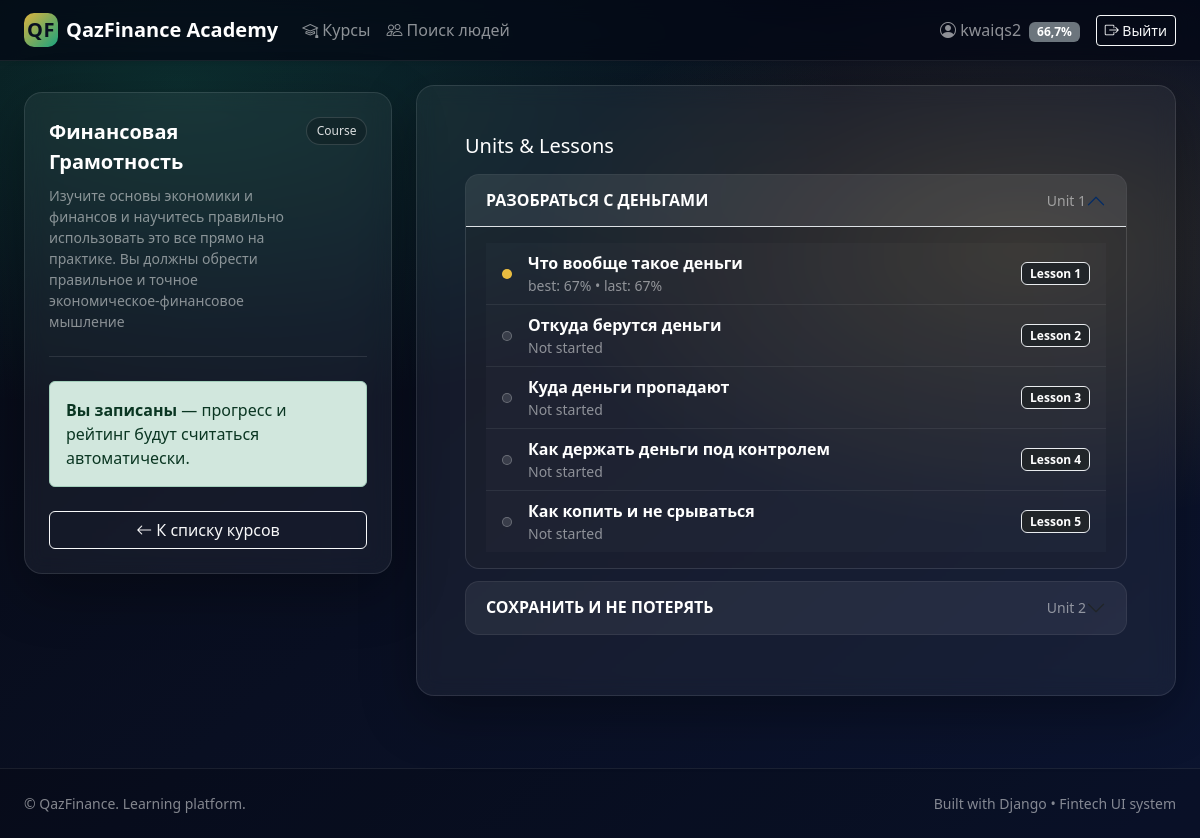
Page /academy/course/finance/ (signed in) on the committed database.
### accounts/models.py (models this page shows, shortened)
class User(AbstractBaseUser, PermissionsMixin):
    email = models.EmailField(unique=True)
    full_name = models.CharField(max_length=255)
    nickname = models.CharField(max_length=64, unique=True)
    age = models.PositiveIntegerField(null=True, blank=True)
    school = models.CharField(max_length=255, blank=True)
    country = models.CharField(max_length=128, blank=True)
    city = models.CharField(max_length=128, blank=True)
    rating = models.FloatField(default=0.0)
    email_verified = models.BooleanField(default=False)
    is_active = models.BooleanField(default=True)
    is_staff = models.BooleanField(default=False)
    date_joined = models.DateTimeField(default=timezone.now)
    objects = UserManager()
    USERNAME_FIELD = "email"
    REQUIRED_FIELDS = ["full_name", "nickname"]

### academy/models.py (models this page shows, shortened)
class Course(models.Model):
    title = models.CharField(max_length=255)
    slug = models.SlugField(unique=True)
    description = models.TextField(blank=True)
    is_published = models.BooleanField(default=True)

class Unit(models.Model):
    course = models.ForeignKey(Course, on_delete=models.CASCADE, related_name="units")
    title = models.CharField(max_length=255)
    order = models.PositiveIntegerField(default=1)
    class Meta:
        ordering = ["order", "id"]
        unique_together = [("course", "order")]

class Lesson(models.Model):
    unit = models.ForeignKey(Unit, on_delete=models.CASCADE, related_name="lessons")
    title = models.CharField(max_length=255)
    order = models.PositiveIntegerField(default=1)
    objectives = models.TextField(blank=True, help_text="Можно использовать базовый HTML")
    theory = models.TextField(blank=True, help_text="Можно использовать базовый HTML")
    numbers = models.TextField(blank=True, help_text="Опционально: формулы/цифры/опоры (HTML допускается)")
    case = models.TextField(blank=True, help_text="Кейс (HTML допускается)")
    summary = models.TextField(blank=True, help_text="Итоги (HTML допускается)")
    class Meta:
        ordering = ["order", "id"]
        unique_together = [("unit", "order")]

class LessonProgress(models.Model):
    user = models.ForeignKey(settings.AUTH_USER_MODEL, on_delete=models.CASCADE, related_name="lesson_progress")
    lesson = models.ForeignKey(Lesson, on_delete=models.CASCADE, related_name="progress_records")
    best_score = models.FloatField(default=0.0)
    last_score = models.FloatField(default=0.0)
    completed = models.BooleanField(default=False)
    updated_at = models.DateTimeField(auto_now=True)
    class Meta:
        unique_together = [("user", "lesson")]

### academy/views.py (the view)
# urls.py: path("course/<slug:slug>/", views.course_detail_view, name="course_detail"),
@verified_required
def course_detail_view(request, slug: str):
    course = get_object_or_404(Course, slug=slug, is_published=True)
    units = Unit.objects.filter(course=course).prefetch_related("lessons").order_by("order")
    enrolled = Enrollment.objects.filter(user=request.user, course=course).exists()
    progress_map = {
        p.lesson_id: p for p in LessonProgress.objects.filter(user=request.user, lesson__unit__course=course)
    }
    return render(request, "academy/course_detail.html", {
        "course": course,
        "units": units,
        "enrolled": enrolled,
        "progress_map": progress_map,
    })

### academy/templatetags/academy_extras.py (called while the page is built)
@register.filter
def get_item(d, key):
    try:
        return d.get(str(key)) or d.get(int(key))
    except Exception:
        return None

### templates/academy/course_detail.html (shortened to what this page needs)
{% extends "base.html" %}
{% load academy_extras %}
{% block content %}
<div class="row g-4">
  <div class="col-lg-4">
    <div class="glass-card p-4 sticky-lg-top" style="top: 92px;">
      <div class="d-flex align-items-start justify-content-between gap-2">
        <div>
          <div class="text-white fw-bold fs-5">{{ course.title }}</div>
          <div class="text-white-50 small mt-2">{{ course.description|default:"Описание не добавлено." }}</div>
        </div>
        <span class="tag">Course</span>
      </div>
      <div class="divider my-4"></div>
      {% if enrolled %}
        <div class="alert alert-success mb-0">
          <b>Вы записаны</b> — прогресс и рейтинг будут считаться автоматически.
        </div>
      {% else %}
        <p class="text-white-50">Запишитесь, чтобы открыть уроки и отслеживать прогресс.</p>
        <a class="btn btn-gold w-100" href="/academy/course/{{ course.slug }}/enroll/"><i class="bi bi-check2-circle"></i> Записаться на курс</a>
      {% endif %}
      <div class="mt-4">
        <a class="btn btn-outline-light w-100" href="/academy/"><i class="bi bi-arrow-left"></i> К списку курсов</a>
      </div>
    </div>
  </div>
  <div class="col-lg-8">
    <div class="glass-card p-4 p-lg-5">
      <h2 class="h5 text-white mb-3">Units & Lessons</h2>
      <div class="accordion accordion-dark" id="unitsAcc">
        {% for u in units %}
          <div class="accordion-item">
            <h2 class="accordion-header" id="h{{ u.id }}">
              <button class="accordion-button {% if not forloop.first %}collapsed{% endif %}" type="button" data-bs-toggle="collapse" data-bs-target="#c{{ u.id }}">
                <div class="w-100 d-flex justify-content-between align-items-center">
                  <span class="fw-semibold">{{ u.title }}</span>
                  <span class="text-white-50 small">Unit {{ u.order }}</span>
                </div>
              </button>
            </h2>
            <div id="c{{ u.id }}" class="accordion-collapse collapse {% if forloop.first %}show{% endif %}" data-bs-parent="#unitsAcc">
              <div class="accordion-body">
                <div class="list-group list-group-flush">
                  {% for l in u.lessons.all %}
                    {% with p=progress_map|get_item:l.id %}
                    <a class="lesson-row list-group-item list-group-item-action d-flex align-items-center justify-content-between"
                       href="{% if enrolled %}/academy/course/{{ course.slug }}/lesson/{{ l.id }}/{% else %}#{% endif %}">
                      <div class="d-flex align-items-center gap-3">
                        <span class="lesson-dot {% if p and p.completed %}done{% elif p %}mid{% else %}none{% endif %}"></span>
                        <div>
                          <div class="fw-semibold text-white">{{ l.title }}</div>
                          <div class="text-white-50 small">
                            {% if p %}
                              best: {{ p.best_score|floatformat:0 }}% • last: {{ p.last_score|floatformat:0 }}%
                            {% else %}
                              Not started
                            {% endif %}
                          </div>
                        </div>
                      </div>
                      <span class="badge text-bg-dark border border-light-subtle">Lesson {{ l.order }}</span>
                    </a>
                    {% endwith %}
                  {% endfor %}
                </div>
              </div>
            </div>
          </div>
        {% endfor %}
      </div>
    </div>
  </div>
</div>
{% endblock %}

### templates/base.html (shortened to what this page needs)
<!doctype html>
<html lang="ru">
<head>
  <link href="https://cdn.jsdelivr.net/npm/bootstrap@5.3.3/dist/css/bootstrap.min.css" rel="stylesheet">
  <link href="https://cdn.jsdelivr.net/npm/bootstrap-icons@1.11.3/font/bootstrap-icons.css" rel="stylesheet">
  <link href="/static/css/app.css" rel="stylesheet">
</head>
<body class="app-bg">
<nav class="navbar navbar-expand-lg navbar-dark app-nav shadow-sm sticky-top">
  <div class="container-fluid px-4">
    <a class="navbar-brand fw-bold d-flex align-items-center gap-2" href="/">
      <span class="brand-mark">QF</span>
      <span>QazFinance Academy</span>
    </a>
    <div class="collapse navbar-collapse" id="navMain">
      <ul class="navbar-nav me-auto mb-2 mb-lg-0">
        <li class="nav-item"><a class="nav-link" href="/academy/"><i class="bi bi-mortarboard"></i> Курсы</a></li>
        <li class="nav-item"><a class="nav-link" href="/accounts/people/"><i class="bi bi-people"></i> Поиск людей</a></li>
      </ul>
      <ul class="navbar-nav ms-auto align-items-lg-center gap-lg-2">
        {% if user.is_authenticated %}
          <li class="nav-item">
            <a class="nav-link" href="/accounts/profile/">
              <i class="bi bi-person-circle"></i> {{ user.nickname }}
              <span class="badge text-bg-secondary ms-1">{{ user.rating|floatformat:1 }}%</span>
            </a>
          </li>
          <li class="nav-item"><a class="btn btn-outline-light btn-sm" href="/accounts/logout/"><i class="bi bi-box-arrow-right"></i> Выйти</a></li>
        {% else %}
          <li class="nav-item"><a class="btn btn-outline-light btn-sm" href="/accounts/login/">Войти</a></li>
          <li class="nav-item"><a class="btn btn-gold btn-sm" href="/accounts/signup/">Регистрация</a></li>
        {% endif %}
      </ul>
    </div>
  </div>
</nav>
<main class="container-fluid px-4 py-4">
  {% block content %}{% endblock %}
</main>
<footer class="app-footer mt-5">
  <div class="container-fluid px-4 py-4">
    <div class="d-flex flex-column flex-md-row justify-content-between gap-2">
      <div class="text-white-50 small">
        © {{ now|date:"Y" }} QazFinance. Learning platform.
      </div>
      <div class="text-white-50 small">
        Built with Django • Fintech UI system
      </div>
    </div>
  </div>
</footer>
</body>
</html>

### static/css/app.css (style rules this page uses)
:root { --bg1:#070A14; --bg2:#0B1430; --card: rgba(255,255,255,0.06); --card2: rgba(255,255,255,0.08); --stroke: rgba(255,255,255,0.12); --text-muted: rgba(255,255,255,0.65); --gold:#F5C542; --emerald:#20C997; }
.app-bg { background: radial-gradient(1200px 600px at 15% 10%, rgba(32,201,151,0.18), transparent 55%), radial-gradient(900px 500px at 85% 30%, rgba(245,197,66,0.16), transparent 55%), linear-gradient(140deg, var(--bg1), var(--bg2)); min-height: 100vh; }
.app-nav { background: rgba(4,8,20,0.72); border-bottom: 1px solid rgba(255,255,255,0.08); backdrop-filter: blur(10px); }
.brand-mark { width: 34px; height: 34px; border-radius: 10px; display: grid; place-items:center; background: linear-gradient(135deg, rgba(245,197,66,0.9), rgba(32,201,151,0.8)); color: #081021; font-weight: 900; letter-spacing: .5px; }
.glass-card { border: 1px solid rgba(255,255,255,0.10); background: rgba(255,255,255,0.05); border-radius: 18px; box-shadow: 0 18px 55px rgba(0,0,0,0.32); backdrop-filter: blur(10px); }
.divider { height: 1px; background: rgba(255,255,255,0.10); }
.tag { font-size: .75rem; padding: .25rem .6rem; border-radius: 999px; border: 1px solid rgba(255,255,255,0.14); background: rgba(0,0,0,0.20); color: rgba(255,255,255,0.85); }
.accordion-dark .accordion-item { background: rgba(255,255,255,0.03); border: 1px solid rgba(255,255,255,0.10); border-radius: 14px; overflow: hidden; margin-bottom: 12px; }
.accordion-dark .accordion-button { background: rgba(255,255,255,0.04); color: #fff; }
.accordion-dark .accordion-button:not(.collapsed) { background: rgba(255,255,255,0.06); color:#fff; }
.accordion-dark .accordion-body { background: rgba(0,0,0,0.12); }
.lesson-row { background: rgba(255,255,255,0.02); border-color: rgba(255,255,255,0.07); }
.lesson-dot { width: 10px; height: 10px; border-radius: 999px; display:inline-block; border: 1px solid rgba(255,255,255,0.25); }
.lesson-dot.none { background: rgba(255,255,255,0.12); }
.lesson-dot.mid { background: rgba(245,197,66,0.95); border-color: rgba(245,197,66,0.55); }
.app-footer { border-top: 1px solid rgba(255,255,255,0.08); background: rgba(0,0,0,0.18); }

### rows in the picture
User: nickname "kwaiqs2", rating "66,7"
Course: title "Финансовая Грамотность", description "Изучите основы экономики и финансов и научитесь правильно использовать это все прямо на практике. Вы должны обрести правильное и точное экономическое-финансовое мышление"
Unit: title "РАЗОБРАТЬСЯ С ДЕНЬГАМИ", order "1"
Lesson: title "Что вообще такое деньги", order "1"
LessonProgress: best_score "67", last_score "67"
Lesson: title "Откуда берутся деньги", shows "Not started", order "2"
Lesson: title "Куда деньги пропадают", shows "Not started", order "3"
Lesson: title "Как держать деньги под контролем", shows "Not started", order "4"
Lesson: title "Как копить и не срываться", shows "Not started", order "5"
Unit: title "СОХРАНИТЬ И НЕ ПОТЕРЯТЬ", order "2"
